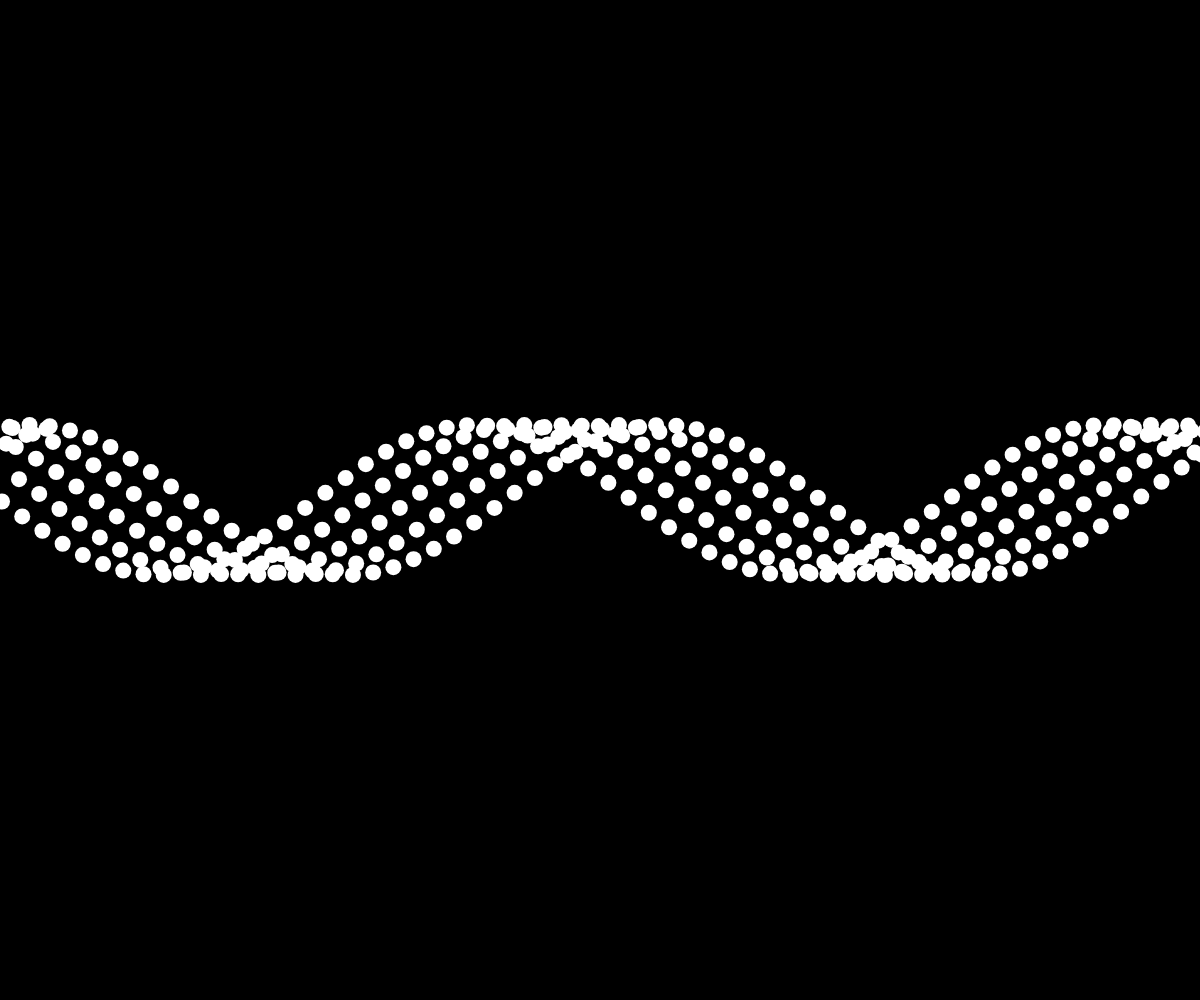
Frame 1 (no input)
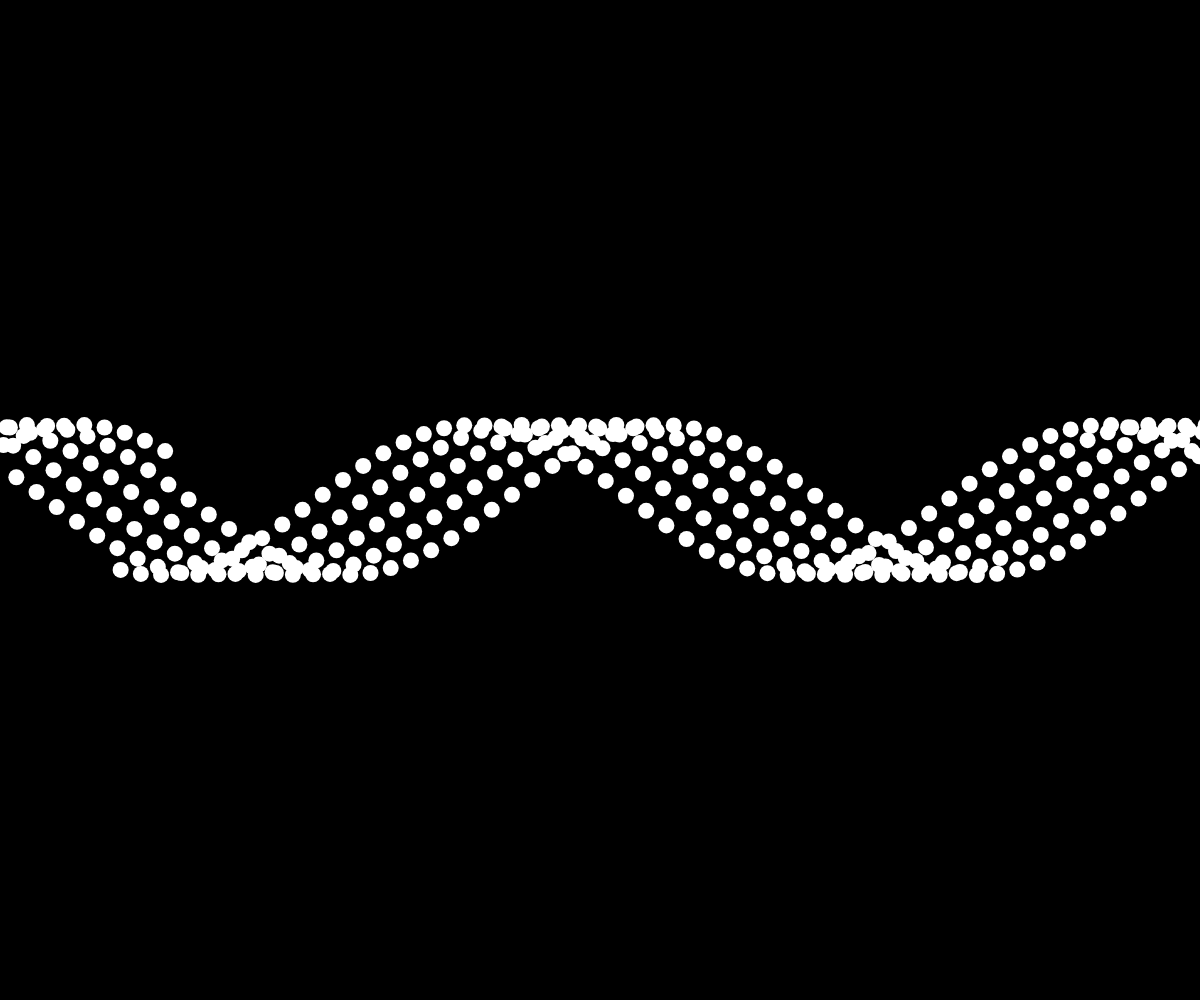
Frame 60 (no input)
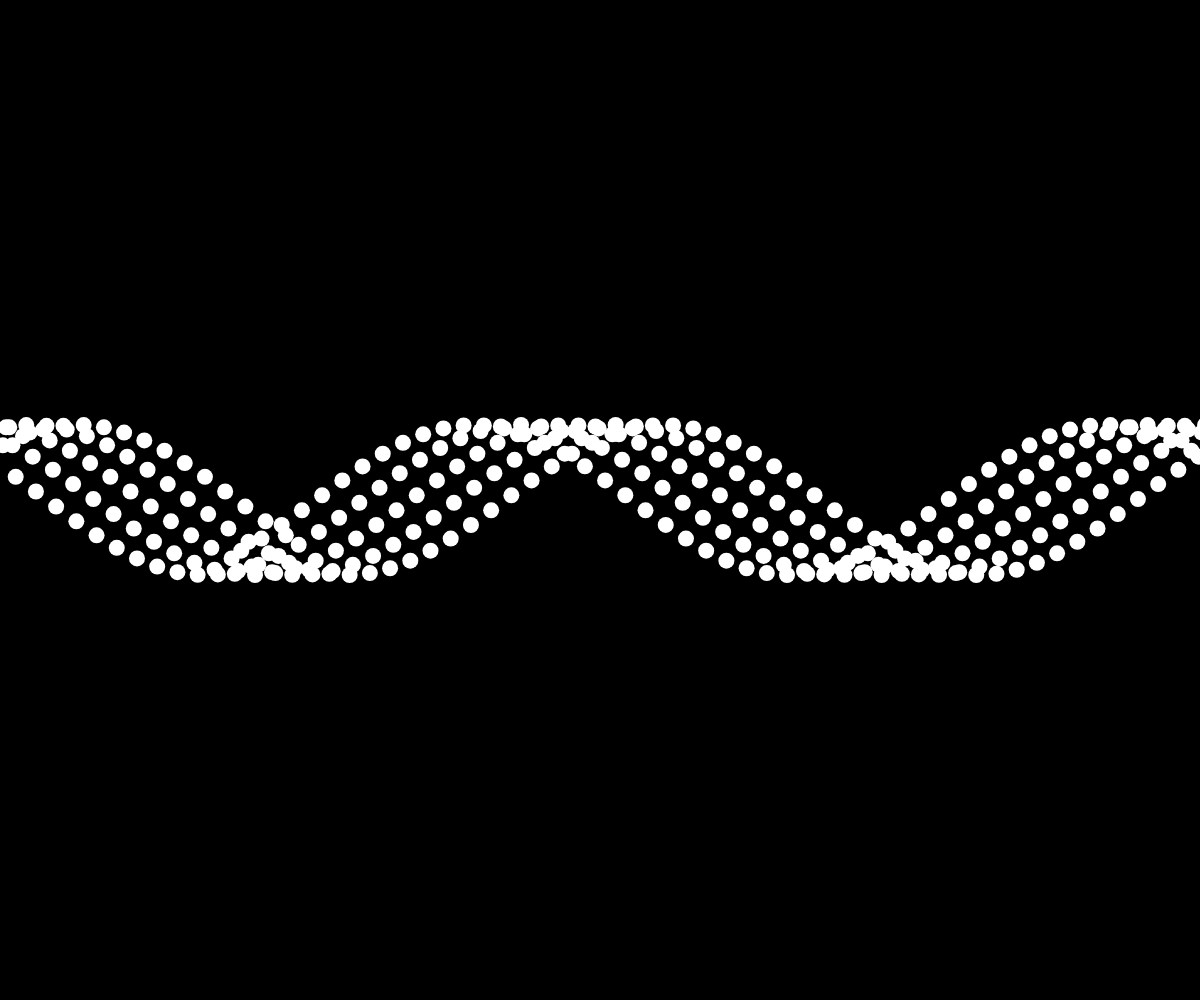
Frame 120 (the mouse pressed at the canvas centre since frame 60)

The p5.js sketch that drew these frames (run headless with seeded random() and noise() and a simulated clock; from frame 60 on, the mouse is pressed at the canvas centre):

// p5.js sketch
// ── sketch.js
function randInt(min, max) {
    return Math.floor(Math.random() * (max - min + 1)) + min;
}

function keyReleased() {
    refreshScreen();
    return false; // prevent any default behavior
}


function mouseClicked() {
    refreshScreen();
    return false;
}

function touchStarted() {
    refreshScreen();
    return false;
}


var xspacing = 16;    // Distance between each horizontal location
var w;                // Width of entire wave
var theta = 0.0;      // Start angle at 0
var amplitude = 75.0; // Height of wave
var period = 500.0;   // How many pixels before the wave repeats
var dx;               // Value for incrementing x
var yvalues;  // Using an array to store height values for the wave
var points;


function calcWave() {
    // Increment theta (try different values for
    // 'angular velocity' here
    theta += 0.02;

    // For every x value, calculate a y value with sine function
    var x = theta;
    for (var i = 0; i < yvalues.length; i++) {
        yvalues[i] = sin(x)*amplitude;
        points[i] = {
            'x': x*xspacing*PI*2 % w,
            'y': height/2+yvalues[i]
        };
        x+=dx;
    }
}

function renderWave() {
    noStroke();
    fill(255);
    // A simple way to draw the wave with an ellipse at each location
    // for (var x = 0; x < yvalues.length; x++) {
    //     ellipse(x*xspacing, height/2+points[x]['y'], 16, 16);
    // }
    for (var i = 0; i < yvalues.length; i++) {
        var point = points[i];
        ellipse(point.x, point.y, 16, 16);
    }
}


function refreshScreen() {
    // clear();
    // var dis_width=width;
    // var dis_height=height;
    // var triangles = [];
    // var max_triangle_size = 100;
    // for (i = 0; i < 100; i++) {
    //     var triangle_center_x = randInt(0, dis_width);
    //     var triangle_center_y = randInt(0, dis_height);
    //     var y_delta = sin(triangle_center_x)*100;
    //     console.log(y_delta);
    //     triangle_center_y = triangle_center_x + y_delta;
    //     var x1 = randInt(triangle_center_x - max_triangle_size, triangle_center_x + max_triangle_size);
    //     var y1 = randInt(triangle_center_y - max_triangle_size, triangle_center_y + max_triangle_size);
    //     var x2 = randInt(triangle_center_x - max_triangle_size, triangle_center_x + max_triangle_size);
    //     var y2 = randInt(triangle_center_y - max_triangle_size, triangle_center_y + max_triangle_size);
    //     var x3 = randInt(triangle_center_x - max_triangle_size, triangle_center_x + max_triangle_size);
    //     var y3 = randInt(triangle_center_y - max_triangle_size, triangle_center_y + max_triangle_size);
    //     noFill();
    //     triangle(x1,y1,x2,y2,x3,y3)
    // }
    //
    // for (x = 0; x < int(dis_width); x++) {
    //             var x_percentage = dis_width / triangle_center_x;
    // }
    clear();

    
}

function drawFunction() {
    background(0);
    calcWave();
    renderWave();
}

function setup() {
    // textSize(32);
    // textAlign(CENTER);
    // textFont("Avenir");
    // text('start typing', windowWidth / 2.0, windowHeight / 2.0);

    createCanvas(windowWidth, windowHeight);
    w = width+16;
    dx = (TWO_PI / period) * xspacing;
    yvalues = new Array(floor(w/xspacing)*4);
    points = new Array(floor(w/xspacing)*4);
}

function draw() {
    drawFunction();
}
